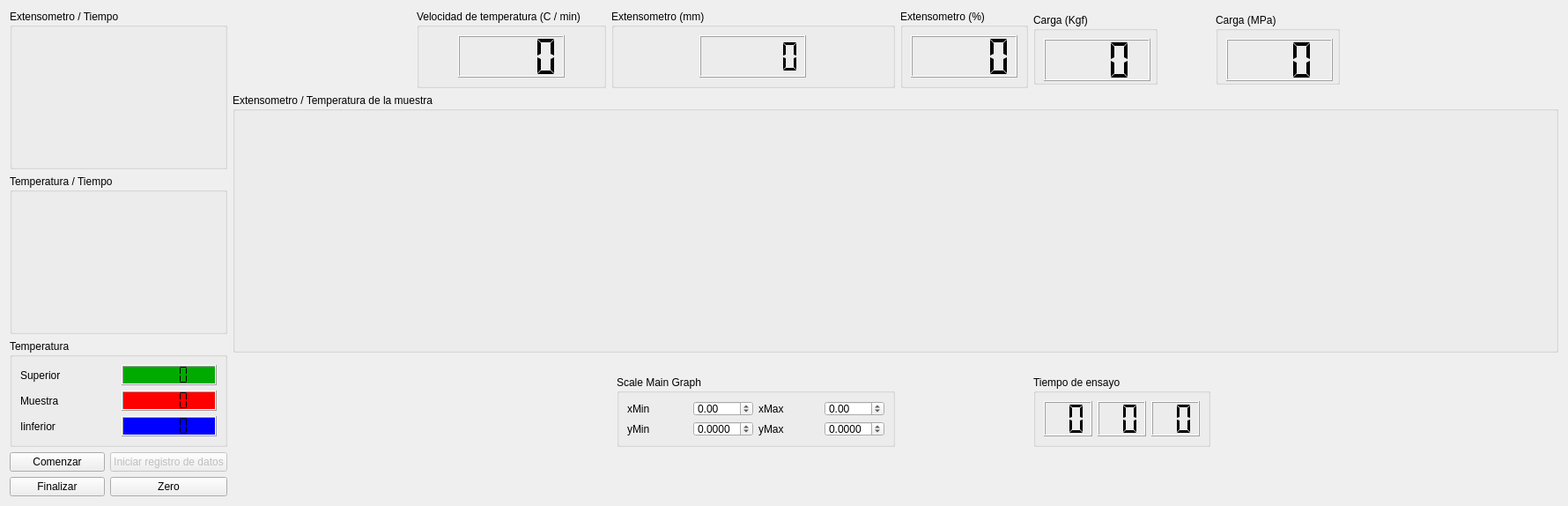
      <widget class="QWidget" name="tab_plots">
       <attribute name="title">
        <string>Graficas</string>
       </attribute>
       <layout class="QGridLayout" name="gridLayout_9">
        <item row="0" column="3">
         <widget class="QGroupBox" name="groupBox_2">
          <property name="minimumSize">
           <size>
            <width>131</width>
            <height>0</height>
           </size>
          </property>
          <property name="title">
           <string>Velocidad de temperatura (C / min)</string>
          </property>
          <layout class="QGridLayout" name="gridLayout">
           <item row="0" column="0">
            <widget class="QLCDNumber" name="lcd_var_4">
             <property name="minimumSize">
              <size>
               <width>121</width>
               <height>48</height>
              </size>
             </property>
             <property name="maximumSize">
              <size>
               <width>121</width>
               <height>48</height>
              </size>
             </property>
             <property name="smallDecimalPoint">
              <bool>true</bool>
             </property>
             <property name="numDigits">
              <number>4</number>
             </property>
             <property name="digitCount">
              <number>4</number>
             </property>
             <property name="segmentStyle">
              <enum>QLCDNumber::Flat</enum>
             </property>
            </widget>
           </item>
          </layout>
         </widget>
        </item>
        <item row="1" column="2" rowspan="3" colspan="8">
         <widget class="QGroupBox" name="gb_mainplot">
          <property name="maximumSize">
           <size>
            <width>16777215</width>
            <height>401</height>
           </size>
          </property>
          <property name="contextMenuPolicy">
           <enum>Qt::NoContextMenu</enum>
          </property>
          <property name="title">
           <string>Extensometro / Temperatura de la muestra</string>
          </property>
         </widget>
        </item>
        <item row="0" column="6" colspan="2">
         <widget class="QGroupBox" name="gb_var_2">
          <property name="minimumSize">
           <size>
            <width>141</width>
            <height>81</height>
           </size>
          </property>
          <property name="title">
           <string>Extensometro (%)</string>
          </property>
          <layout class="QGridLayout" name="gridLayout_11">
           <item row="0" column="0">
            <widget class="QLCDNumber" name="lcd_var_2">
             <property name="minimumSize">
              <size>
               <width>121</width>
               <height>48</height>
              </size>
             </property>
             <property name="maximumSize">
              <size>
               <width>121</width>
               <height>48</height>
              </size>
             </property>
             <property name="smallDecimalPoint">
              <bool>true</bool>
             </property>
             <property name="numDigits">
              <number>4</number>
             </property>
             <property name="digitCount">
              <number>4</number>
             </property>
             <property name="segmentStyle">
              <enum>QLCDNumber::Flat</enum>
             </property>
             <property name="value" stdset="0">
              <double>0.000000000000000</double>
             </property>
             <property name="intValue" stdset="0">
              <number>0</number>
             </property>
            </widget>
           </item>
          </layout>
         </widget>
        </item>
        <item row="2" column="0" colspan="2">
         <widget class="QGroupBox" name="gb_auxplot_2">
          <property name="minimumSize">
           <size>
            <width>247</width>
            <height>181</height>
           </size>
          </property>
          <property name="maximumSize">
           <size>
            <width>16777215</width>
            <height>181</height>
           </size>
          </property>
          <property name="title">
           <string>Temperatura / Tiempo</string>
          </property>
         </widget>
        </item>
        <item row="0" column="9">
         <widget class="QGroupBox" name="gb_var_1">
          <property name="minimumSize">
           <size>
            <width>141</width>
            <height>81</height>
           </size>
          </property>
          <property name="maximumSize">
           <size>
            <width>141</width>
            <height>81</height>
           </size>
          </property>
          <property name="title">
           <string>Carga (MPa)</string>
          </property>
          <layout class="QGridLayout" name="gridLayout_10">
           <item row="0" column="0">
            <widget class="QLCDNumber" name="lcd_var_1">
             <property name="minimumSize">
              <size>
               <width>121</width>
               <height>48</height>
              </size>
             </property>
             <property name="maximumSize">
              <size>
               <width>121</width>
               <height>48</height>
              </size>
             </property>
             <property name="smallDecimalPoint">
              <bool>true</bool>
             </property>
             <property name="numDigits">
              <number>3</number>
             </property>
             <property name="digitCount">
              <number>3</number>
             </property>
             <property name="segmentStyle">
              <enum>QLCDNumber::Flat</enum>
             </property>
             <property name="value" stdset="0">
              <double>0.000000000000000</double>
             </property>
             <property name="intValue" stdset="0">
              <number>0</number>
             </property>
            </widget>
           </item>
          </layout>
         </widget>
        </item>
        <item row="0" column="8">
         <widget class="QGroupBox" name="gb_var_3">
          <property name="minimumSize">
           <size>
            <width>141</width>
            <height>81</height>
           </size>
          </property>
          <property name="maximumSize">
           <size>
            <width>141</width>
            <height>81</height>
           </size>
          </property>
          <property name="title">
           <string>Carga (Kgf)</string>
          </property>
          <layout class="QGridLayout" name="gridLayout_12">
           <item row="0" column="0">
            <widget class="QLCDNumber" name="lcd_var_3">
             <property name="minimumSize">
              <size>
               <width>121</width>
               <height>48</height>
              </size>
             </property>
             <property name="maximumSize">
              <size>
               <width>121</width>
               <height>48</height>
              </size>
             </property>
             <property name="smallDecimalPoint">
              <bool>true</bool>
             </property>
             <property name="numDigits">
              <number>3</number>
             </property>
             <property name="digitCount">
              <number>3</number>
             </property>
             <property name="segmentStyle">
              <enum>QLCDNumber::Flat</enum>
             </property>
             <property name="value" stdset="0">
              <double>0.000000000000000</double>
             </property>
             <property name="intValue" stdset="0">
              <number>0</number>
             </property>
            </widget>
           </item>
          </layout>
         </widget>
        </item>
        <item row="0" column="4" colspan="2">
         <widget class="QGroupBox" name="groupBox_4">
          <property name="minimumSize">
           <size>
            <width>131</width>
            <height>0</height>
           </size>
          </property>
          <property name="title">
           <string>Extensometro (mm)</string>
          </property>
          <layout class="QGridLayout" name="gridLayout_7">
           <item row="0" column="0">
            <widget class="QLCDNumber" name="lcd_var_5">
             <property name="minimumSize">
              <size>
               <width>121</width>
               <height>48</height>
              </size>
             </property>
             <property name="maximumSize">
              <size>
               <width>121</width>
               <height>48</height>
              </size>
             </property>
             <property name="smallDecimalPoint">
              <bool>true</bool>
             </property>
             <property name="numDigits">
              <number>5</number>
             </property>
             <property name="digitCount">
              <number>5</number>
             </property>
             <property name="segmentStyle">
              <enum>QLCDNumber::Flat</enum>
             </property>
            </widget>
           </item>
          </layout>
         </widget>
        </item>
        <item row="0" column="2">
         <spacer name="horizontalSpacer_4">
          <property name="orientation">
           <enum>Qt::Horizontal</enum>
          </property>
          <property name="sizeHint" stdset="0">
           <size>
            <width>203</width>
            <height>20</height>
           </size>
          </property>
         </spacer>
        </item>
        <item row="0" column="0" rowspan="2" colspan="2">
         <widget class="QGroupBox" name="gb_auxplot_1">
          <property name="minimumSize">
           <size>
            <width>247</width>
            <height>181</height>
           </size>
          </property>
          <property name="maximumSize">
           <size>
            <width>16777215</width>
            <height>205</height>
           </size>
          </property>
          <property name="title">
           <string>Extensometro / Tiempo</string>
          </property>
         </widget>
        </item>
        <item row="7" column="0">
         <widget class="QPushButton" name="pb_end">
          <property name="text">
           <string>Finalizar</string>
          </property>
          <property name="iconSize">
           <size>
            <width>40</width>
            <height>40</height>
           </size>
          </property>
         </widget>
        </item>
        <item row="7" column="1">
         <widget class="QPushButton" name="pb_zero">
          <property name="enabled">
           <bool>true</bool>
          </property>
          <property name="text">
           <string>Zero</string>
          </property>
         </widget>
        </item>
        <item row="6" column="1">
         <widget class="QPushButton" name="pb_start_save_data">
          <property name="enabled">
           <bool>false</bool>
          </property>
          <property name="text">
           <string>Iniciar registro de datos</string>
          </property>
          <property name="iconSize">
           <size>
            <width>40</width>
            <height>40</height>
           </size>
          </property>
         </widget>
        </item>
        <item row="6" column="0">
         <widget class="QPushButton" name="pb_start">
          <property name="text">
           <string>Comenzar</string>
          </property>
          <property name="iconSize">
           <size>
            <width>40</width>
            <height>40</height>
           </size>
          </property>
         </widget>
        </item>
        <item row="7" column="9">
         <spacer name="horizontalSpacer">
          <property name="orientation">
           <enum>Qt::Horizontal</enum>
          </property>
          <property name="sizeHint" stdset="0">
           <size>
            <width>389</width>
            <height>20</height>
           </size>
          </property>
         </spacer>
        </item>
        <item row="5" column="8">
         <widget class="QGroupBox" name="gb_time">
          <property name="minimumSize">
           <size>
            <width>201</width>
            <height>81</height>
           </size>
          </property>
          <property name="maximumSize">
           <size>
            <width>201</width>
            <height>81</height>
           </size>
          </property>
          <property name="title">
           <string>Tiempo de ensayo</string>
          </property>
          <layout class="QGridLayout" name="gridLayout_13">
           <item row="0" column="0">
            <widget class="QLCDNumber" name="lcd_time_hour">
             <property name="smallDecimalPoint">
              <bool>false</bool>
             </property>
             <property name="numDigits">
              <number>2</number>
             </property>
             <property name="digitCount">
              <number>2</number>
             </property>
             <property name="segmentStyle">
              <enum>QLCDNumber::Flat</enum>
             </property>
             <property name="value" stdset="0">
              <double>0.000000000000000</double>
             </property>
             <property name="intValue" stdset="0">
              <number>0</number>
             </property>
            </widget>
           </item>
           <item row="0" column="1">
            <widget class="QLCDNumber" name="lcd_time_minute">
             <property name="numDigits">
              <number>2</number>
             </property>
             <property name="digitCount">
              <number>2</number>
             </property>
             <property name="segmentStyle">
              <enum>QLCDNumber::Flat</enum>
             </property>
             <property name="intValue" stdset="0">
              <number>0</number>
             </property>
            </widget>
           </item>
           <item row="0" column="2">
            <widget class="QLCDNumber" name="lcd_time_second">
             <property name="numDigits">
              <number>2</number>
             </property>
             <property name="segmentStyle">
              <enum>QLCDNumber::Flat</enum>
             </property>
             <property name="intValue" stdset="0">
              <number>0</number>
             </property>
            </widget>
           </item>
          </layout>
         </widget>
        </item>
        <item row="5" column="5">
         <widget class="QGroupBox" name="gb_scale_mainplot_controls">
          <property name="minimumSize">
           <size>
            <width>316</width>
            <height>81</height>
           </size>
          </property>
          <property name="maximumSize">
           <size>
            <width>316</width>
            <height>81</height>
           </size>
          </property>
          <property name="title">
           <string>Scale Main Graph</string>
          </property>
          <layout class="QGridLayout" name="gridLayout_15">
           <item row="0" column="0">
            <widget class="QLabel" name="lb_x_min">
             <property name="text">
              <string>xMin</string>
             </property>
            </widget>
           </item>
           <item row="0" column="2">
            <widget class="QLabel" name="lb_x_max">
             <property name="text">
              <string>xMax</string>
             </property>
            </widget>
           </item>
           <item row="1" column="0">
            <widget class="QLabel" name="lb_y_min">
             <property name="text">
              <string>yMin</string>
             </property>
            </widget>
           </item>
           <item row="1" column="2">
            <widget class="QLabel" name="lb_y_max">
             <property name="text">
              <string>yMax</string>
             </property>
            </widget>
           </item>
           <item row="1" column="1">
            <widget class="QDoubleSpinBox" name="sb_ymin">
             <property name="decimals">
              <number>4</number>
             </property>
             <property name="minimum">
              <double>-2.000000000000000</double>
             </property>
             <property name="maximum">
              <double>2.000000000000000</double>
             </property>
             <property name="singleStep">
              <double>0.001000000000000</double>
             </property>
            </widget>
           </item>
           <item row="1" column="3">
            <widget class="QDoubleSpinBox" name="sb_ymax">
             <property name="decimals">
              <number>4</number>
             </property>
             <property name="minimum">
              <double>-2.000000000000000</double>
             </property>
             <property name="maximum">
              <double>2.000000000000000</double>
             </property>
             <property name="singleStep">
              <double>0.001000000000000</double>
             </property>
            </widget>
           </item>
           <item row="0" column="1">
            <widget class="QDoubleSpinBox" name="sb_xmin">
             <property name="minimum">
              <double>-500.000000000000000</double>
             </property>
             <property name="maximum">
              <double>499.000000000000000</double>
             </property>
            </widget>
           </item>
           <item row="0" column="3">
            <widget class="QDoubleSpinBox" name="sb_xmax">
             <property name="minimum">
              <double>-450.000000000000000</double>
             </property>
             <property name="maximum">
              <double>500.000000000000000</double>
             </property>
            </widget>
           </item>
          </layout>
         </widget>
        </item>
        <item row="3" column="0" rowspan="3" colspan="2">
         <widget class="QGroupBox" name="groupBox_3">
          <property name="title">
           <string>Temperatura</string>
          </property>
          <layout class="QGridLayout" name="gridLayout_2">
           <item row="0" column="0">
            <widget class="QLabel" name="label_6">
             <property name="text">
              <string>Superior </string>
             </property>
            </widget>
           </item>
           <item row="2" column="1">
            <widget class="QLCDNumber" name="lcd_temperature_down">
             <property name="palette">
              <palette>
               <active>
                <colorrole role="Base">
                 <brush brushstyle="SolidPattern">
                  <color alpha="255">
                   <red>255</red>
                   <green>255</green>
                   <blue>255</blue>
                  </color>
                 </brush>
                </colorrole>
                <colorrole role="Window">
                 <brush brushstyle="SolidPattern">
                  <color alpha="255">
                   <red>0</red>
                   <green>0</green>
                   <blue>255</blue>
                  </color>
                 </brush>
                </colorrole>
               </active>
               <inactive>
                <colorrole role="Base">
                 <brush brushstyle="SolidPattern">
                  <color alpha="255">
                   <red>255</red>
                   <green>255</green>
                   <blue>255</blue>
                  </color>
                 </brush>
                </colorrole>
                <colorrole role="Window">
                 <brush brushstyle="SolidPattern">
                  <color alpha="255">
                   <red>0</red>
                   <green>0</green>
                   <blue>255</blue>
                  </color>
                 </brush>
                </colorrole>
               </inactive>
               <disabled>
                <colorrole role="Base">
                 <brush brushstyle="SolidPattern">
                  <color alpha="255">
                   <red>0</red>
                   <green>0</green>
                   <blue>255</blue>
                  </color>
                 </brush>
                </colorrole>
                <colorrole role="Window">
                 <brush brushstyle="SolidPattern">
                  <color alpha="255">
                   <red>0</red>
                   <green>0</green>
                   <blue>255</blue>
                  </color>
                 </brush>
                </colorrole>
               </disabled>
              </palette>
             </property>
             <property name="font">
              <font>
               <weight>75</weight>
               <bold>true</bold>
              </font>
             </property>
             <property name="autoFillBackground">
              <bool>true</bool>
             </property>
             <property name="smallDecimalPoint">
              <bool>true</bool>
             </property>
             <property name="numDigits">
              <number>4</number>
             </property>
             <property name="digitCount">
              <number>4</number>
             </property>
             <property name="segmentStyle">
              <enum>QLCDNumber::Flat</enum>
             </property>
            </widget>
           </item>
           <item row="1" column="1">
            <widget class="QLCDNumber" name="lcd_temperature_sample">
             <property name="palette">
              <palette>
               <active>
                <colorrole role="Base">
                 <brush brushstyle="SolidPattern">
                  <color alpha="255">
                   <red>255</red>
                   <green>255</green>
                   <blue>255</blue>
                  </color>
                 </brush>
                </colorrole>
                <colorrole role="Window">
                 <brush brushstyle="SolidPattern">
                  <color alpha="255">
                   <red>255</red>
                   <green>0</green>
                   <blue>0</blue>
                  </color>
                 </brush>
                </colorrole>
               </active>
               <inactive>
                <colorrole role="Base">
                 <brush brushstyle="SolidPattern">
                  <color alpha="255">
                   <red>255</red>
                   <green>255</green>
                   <blue>255</blue>
                  </color>
                 </brush>
                </colorrole>
                <colorrole role="Window">
                 <brush brushstyle="SolidPattern">
                  <color alpha="255">
                   <red>255</red>
                   <green>0</green>
                   <blue>0</blue>
                  </color>
                 </brush>
                </colorrole>
               </inactive>
               <disabled>
                <colorrole role="Base">
                 <brush brushstyle="SolidPattern">
                  <color alpha="255">
                   <red>255</red>
                   <green>0</green>
                   <blue>0</blue>
                  </color>
                 </brush>
                </colorrole>
                <colorrole role="Window">
                 <brush brushstyle="SolidPattern">
                  <color alpha="255">
                   <red>255</red>
                   <green>0</green>
                   <blue>0</blue>
                  </color>
                 </brush>
                </colorrole>
               </disabled>
              </palette>
             </property>
             <property name="font">
              <font>
               <weight>75</weight>
               <bold>true</bold>
              </font>
             </property>
             <property name="autoFillBackground">
              <bool>true</bool>
             </property>
             <property name="smallDecimalPoint">
              <bool>true</bool>
             </property>
             <property name="numDigits">
              <number>4</number>
             </property>
             <property name="digitCount">
              <number>4</number>
             </property>
             <property name="segmentStyle">
              <enum>QLCDNumber::Flat</enum>
             </property>
            </widget>
           </item>
           <item row="1" column="0">
            <widget class="QLabel" name="label_7">
             <property name="text">
              <string>Muestra</string>
             </property>
            </widget>
           </item>
           <item row="2" column="0">
            <widget class="QLabel" name="label_8">
             <property name="text">
              <string>Iinferior</string>
             </property>
            </widget>
           </item>
           <item row="0" column="1">
            <widget class="QLCDNumber" name="lcd_temperature_up">
             <property name="palette">
              <palette>
               <active>
                <colorrole role="Base">
                 <brush brushstyle="SolidPattern">
                  <color alpha="255">
                   <red>0</red>
                   <green>170</green>
                   <blue>0</blue>
                  </color>
                 </brush>
                </colorrole>
                <colorrole role="Window">
                 <brush brushstyle="SolidPattern">
                  <color alpha="255">
                   <red>0</red>
                   <green>170</green>
                   <blue>0</blue>
                  </color>
                 </brush>
                </colorrole>
               </active>
               <inactive>
                <colorrole role="Base">
                 <brush brushstyle="SolidPattern">
                  <color alpha="255">
                   <red>0</red>
                   <green>170</green>
                   <blue>0</blue>
                  </color>
                 </brush>
                </colorrole>
                <colorrole role="Window">
                 <brush brushstyle="SolidPattern">
                  <color alpha="255">
                   <red>0</red>
                   <green>170</green>
                   <blue>0</blue>
                  </color>
                 </brush>
                </colorrole>
               </inactive>
               <disabled>
                <colorrole role="Base">
                 <brush brushstyle="SolidPattern">
                  <color alpha="255">
                   <red>0</red>
                   <green>170</green>
                   <blue>0</blue>
                  </color>
                 </brush>
                </colorrole>
                <colorrole role="Window">
                 <brush brushstyle="SolidPattern">
                  <color alpha="255">
                   <red>0</red>
                   <green>170</green>
                   <blue>0</blue>
                  </color>
                 </brush>
                </colorrole>
               </disabled>
              </palette>
             </property>
             <property name="font">
              <font>
               <pointsize>8</pointsize>
               <weight>75</weight>
               <bold>true</bold>
               <kerning>true</kerning>
              </font>
             </property>
             <property name="autoFillBackground">
              <bool>true</bool>
             </property>
             <property name="lineWidth">
              <number>1</number>
             </property>
             <property name="smallDecimalPoint">
              <bool>true</bool>
             </property>
             <property name="numDigits">
              <number>4</number>
             </property>
             <property name="digitCount">
              <number>4</number>
             </property>
             <property name="segmentStyle">
              <enum>QLCDNumber::Flat</enum>
             </property>
            </widget>
           </item>
          </layout>
         </widget>
        </item>
       </layout>
      </widget>
